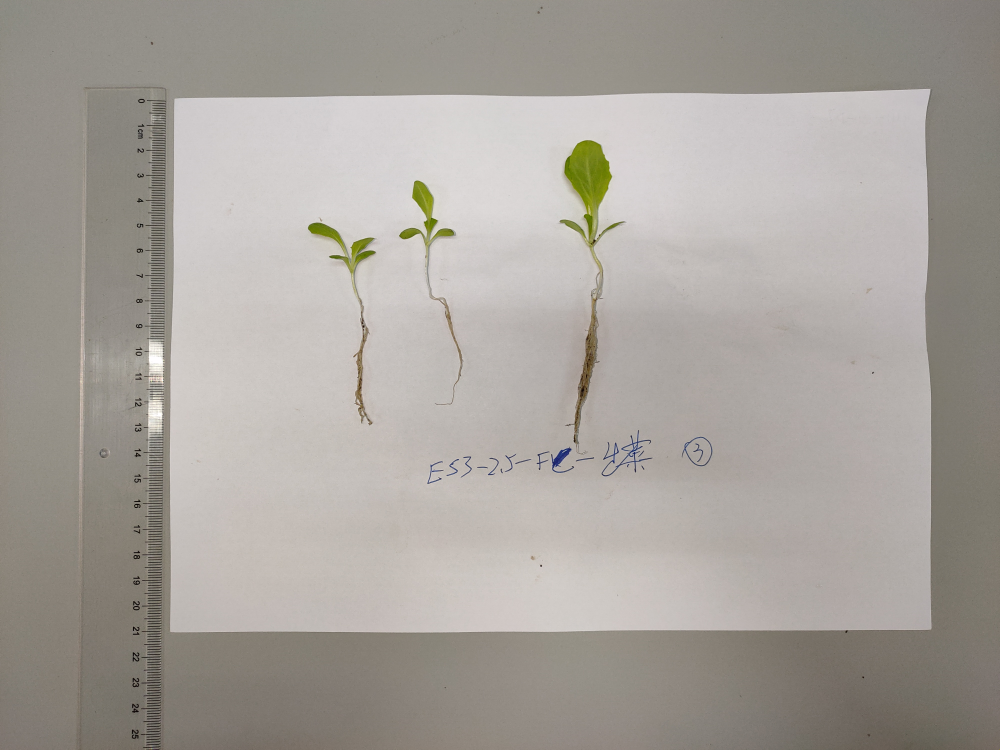
#> input picture GHPicture_2.5%ES/2.5%ES3-FC.jpg, 4000 x 3000 px (shown at 1/4 size)
$ jupyter execute --allow-errors 'len(root).ipynb'   (shell and % lines are left out)
#> lines starting #> are read from the running program, lines starting #| are printed output that depends on the picture; after the words box and inside, x2 and y2 are one past the last pixel; in counts of white or black regions, pixels touching at a corner belong together; long printed decimals are rounded
[cell 1]
import cv2
import numpy as np
import matplotlib.pyplot as plt

[cell 2]
def cv_show(img,name):
    cv2.imshow(name,img)
    cv2.waitKey()
    cv2.destroyAllWindows()

[cell 3]
# binary
img = cv2.imread('GHPicture_2.5%ES/2.5%ES3-FC.jpg')
#> img is the input picture: shape (3000, 4000, 3); mean B, G, R 156.3, 162.3, 167.4
gray = cv2.cvtColor(img,cv2.COLOR_BGR2GRAY)
ret,thresh = cv2.threshold(gray, 150, 255, cv2.THRESH_BINARY)
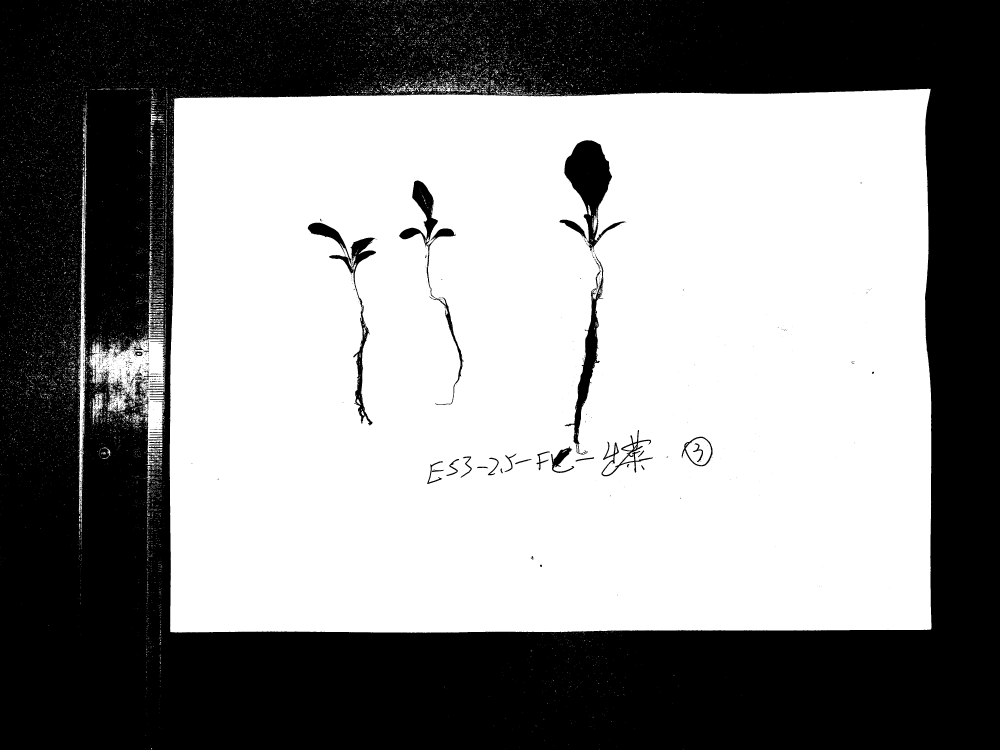
#> thresh: shape (3000, 4000) (shown at 1/4 size); 54.4% white; 1666 black regions (1557 under 20 px), largest, box (x1, y1, x2, y2) and area: (0, 0, 4000, 3000) 5331804, (2257, 561, 2505, 1007) 41146, (2258, 1015, 2414, 1819) 21186
plt.subplot(111), plt.imshow(thresh,'gray'), plt.title('2.5%ES1-FC');

[cell 4]
kernel = np.ones((3,3),np.uint8) #创建卷积核
erosion_3 = cv2.erode(thresh,kernel,iterations = 3)
#> erosion_3: shape (3000, 4000); 52.4% white; 105 black regions, largest, box (x1, y1, x2, y2) and area: (0, 0, 4000, 3000) 5510309, (2235, 558, 2508, 1822) 83750, (1228, 871, 1512, 1705) 35605
plt.subplot(111), plt.imshow(erosion_3,'gray'), plt.title('2.5%ES1-FC');

[cell 5]
# 创建mask
mask = np.zeros(img.shape[:2], np.uint8)
h,w = img.shape[:2]
#> h = 3000; w = 4000
d_h = int(h/6)
#> d_h = 500
d_w = int(w/5)
#> d_w = 800
mask[d_h:h-d_h, d_w:w-d_w] = 255
masked_erosion_3 = cv2.bitwise_and(erosion_3, erosion_3, mask=mask)#与操作
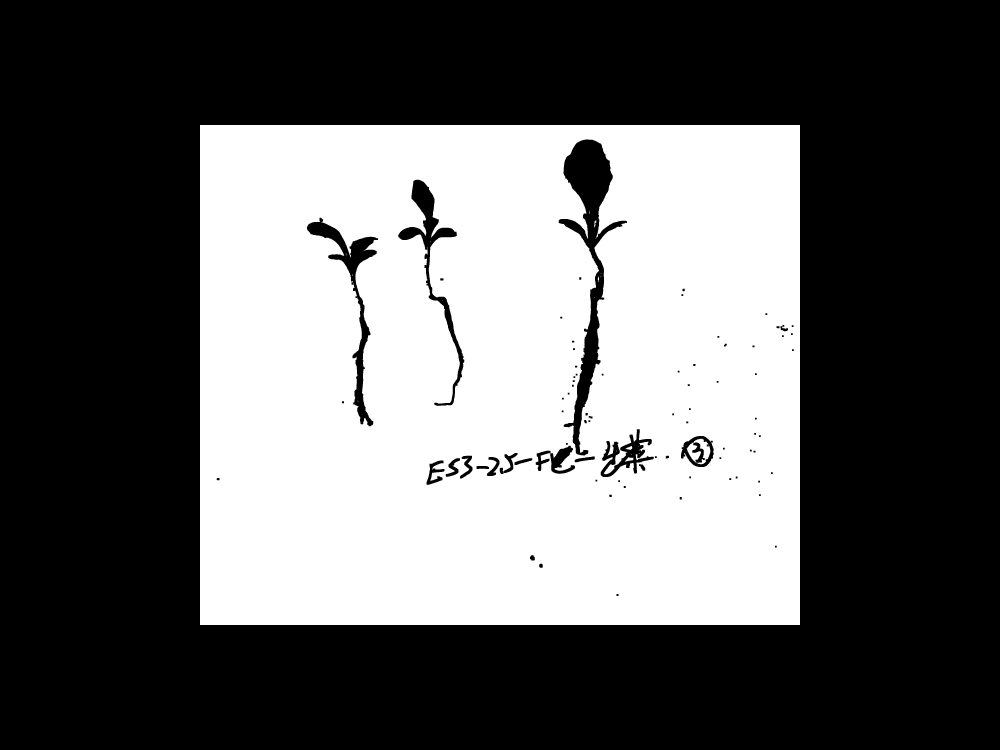
#> masked_erosion_3: shape (3000, 4000) (shown at 1/4 size); 38.4% white; 25 white regions (19 under 20 px)
plt.subplot(111), plt.imshow(masked_erosion_3,'gray'), plt.title('2.5%ES1-FC');

[cell 6]
contours, hierarchy = cv2.findContours(masked_erosion_3, cv2.RETR_TREE, cv2.CHAIN_APPROX_NONE)
#> contours = 108 contours, 19 with area under 20; largest, box (x1, y1, x2, y2) and area: (800, 500, 3200, 2500) 4795601, (2234, 557, 2509, 1823) 85738, (1227, 870, 1513, 1706) 36890, (1592, 718, 1858, 1624) 33470, (2402, 1716, 2616, 1909) 15312

[cell 7]
draw_img = img.copy()
root_contour_n = []
for i in range(len(contours)):
    cnt = contours[i]
    if cv2.contourArea(cnt)>20000 and cv2.contourArea(cnt)< 200000:
        res = cv2.drawContours(draw_img, contours, i, (0, 0, 255), 2)
        print(i,cv2.contourArea(cnt))
        root_contour_n.append(i)
#> this loop made 108 passes
#> cnt on passes 45, 49: [[2552, 1801]], [[2539, 1779], [2539, 1780]]
#| 90 36890.5
#| 94 33470.0
#| 98 85738.5
#> after the loop, root_contour_n = [90, 94, 98]
plt.subplot(111), plt.imshow(res), plt.title('2.5%ES1-FC');

[cell 8]
draw_img = img.copy()
plant = []
for i in root_contour_n:
    x,y,w,h = cv2.boundingRect(contours[i])
    res = cv2.rectangle(draw_img,(x,y),(x+w,y+h),(0,255,0),2)
    plant.append((x,y,w,h))
#> this loop made 3 passes
#> (i, x, y, w, h) on passes 1 to 3: (90, 1227, 870, 286, 836), (94, 1592, 718, 266, 906), (98, 2234, 557, 275, 1266)
#> after the loop, plant = [(1227, 870, 286, 836), (1592, 718, 266, 906), (2234, 557, 275, 1266)]
plt.subplot(111), plt.imshow(res), plt.title('2.5%ES1-FC');

[cell 9]
plant_img_set = []
root_position = []
for i in range(len(plant)):
    x,y,w,h = plant[i]
    plant_img = 255-masked_erosion_3[y:y+h,x:x+w]
    plant_img_set.append(plant_img)
    sum_x = []
    set_y = []
    for j in range(h):
        integral_x = sum(plant_img[j,0:w])
        sum_x.append(integral_x)
        set_y.append(j)
    ssum_x = sum_x[int(h/5):int(h*4/5)]
    min_id = sorted(range(len(ssum_x)), key = lambda k : ssum_x[k])[0]+int(h/5)
    root_position.append(min_id)
    print(min_id)
    plt.subplot(241+i), plt.imshow(plant_img,'gray');
    plt.subplot(245+i), plt.plot(sum_x,set_y,)
#> this loop made 3 passes
#> (x, y, w, h, min_id) on passes 1 to 3: (1227, 870, 286, 836, 306), (1592, 718, 266, 906, 290), (2234, 557, 275, 1266, 437)
#| 306
#| 290
#| 437
#> pass 1, `plant_img = 255-masked_erosion_3[y:y+h,x:x+w]`:
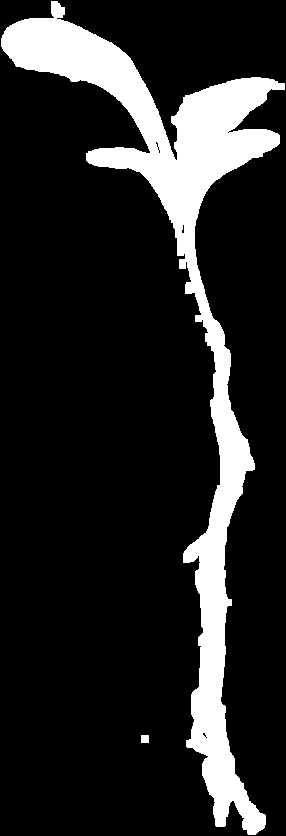
#> plant_img: shape (836, 286); 14.9% white; 2 white regions, box (x1, y1, x2, y2) and area: (1, 1, 285, 835) 35605, (141, 735, 149, 743) 64
#> pass 2, `plant_img = 255-masked_erosion_3[y:y+h,x:x+w]`:
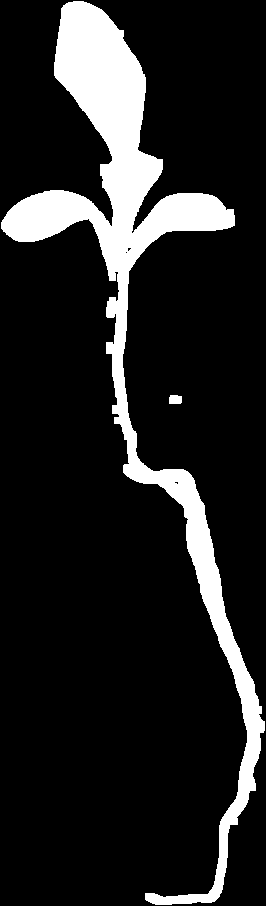
#> plant_img: shape (906, 266); 13.4% white; 2 white regions, box (x1, y1, x2, y2) and area: (1, 1, 265, 905) 32160, (169, 395, 182, 404) 110
#> pass 3, `plant_img = 255-masked_erosion_3[y:y+h,x:x+w]`:
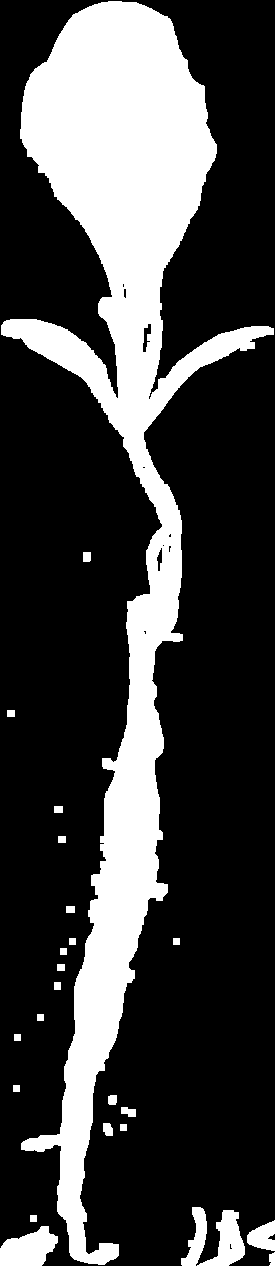
#> plant_img: shape (1266, 275); 25.6% white; 24 white regions, largest, box (x1, y1, x2, y2) and area: (1, 1, 274, 1265) 83750, (0, 1226, 58, 1266) 1597, (197, 1210, 245, 1266) 1278
#> after the loop, plant_img_set = 3 items; root_position = [306, 290, 437]
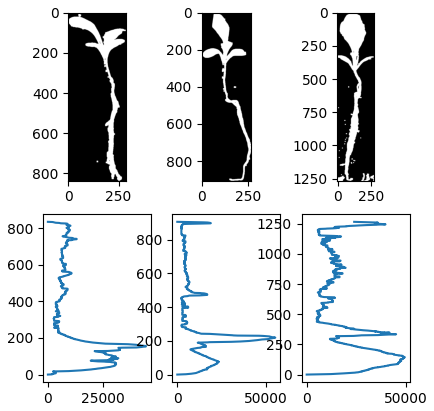
#> figure drawn by matplotlib, 6 panels

[cell 10]
root_image = []
for i in range(len(plant_img_set)):
    y = root_position[i]
    plant_img = plant_img_set[i]
    h,w = plant_img.shape[:2]
    root_img = plant_img[y:h,0:w]
    root_image.append(root_img)
    plt.subplot(141+i), plt.imshow(root_img,'gray');
#> this loop made 3 passes
#> (y, h, w) on passes 1 to 3: (306, 836, 286), (290, 906, 266), (437, 1266, 275)
#> pass 1, `root_img = plant_img[y:h,0:w]`:
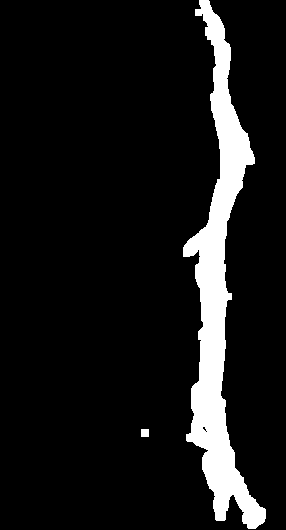
#> root_img: shape (530, 286); 9.4% white; 2 white regions, box (x1, y1, x2, y2) and area: (183, 0, 266, 529) 14211, (141, 429, 149, 437) 64
#> after the loop, root_image = 3 items

[cell 11]
def root_cnt(img):
    contours, hierarchy = cv2.findContours(img, cv2.RETR_TREE, cv2.CHAIN_APPROX_NONE)
    for i in range(len(contours)):
        cnt = contours[i]
        if cv2.contourArea(cnt)>2000:
            draw_img = img.copy()
            res = cv2.drawContours(draw_img, contours, i, (0, 0, 255), 2)
            print(i)
            return cnt

[cell 12]
root_pix = []
for i in range(len(root_image)):
    img_root = root_image[i]
    draw_img = img_root.copy()
    cnt = root_cnt(img_root)
    epsilon = 0.02*cv2.arcLength(cnt,True)
    approx = cv2.approxPolyDP(cnt,epsilon,True)
    res = cv2.drawContours(draw_img, [approx], -1, (0, 0, 255), 2)
    root_pix.append(cv2.arcLength(approx,True))
    plt.subplot(141+i), plt.imshow(res,'gray'), plt.title('2.5%ES1-FC');
#> this loop made 3 passes
#> epsilon on passes 1 to 2: 27.3, 33.21
#> (epsilon, approx) on pass 3: (43.56, [[143, 0], [21, 706], [98, 827], [182, 203]])
#| 1
#| 1
#| 24
#> pass 1, `res = cv2.drawContours(draw_img, [approx], -1, (0, 0, 255), 2)`:
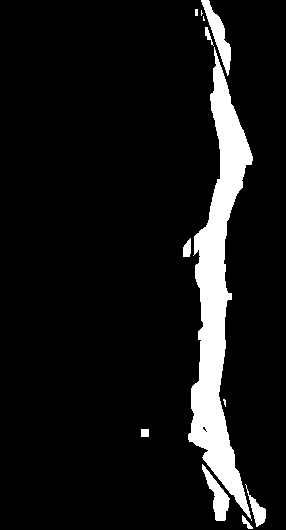
#> res: shape (530, 286); 8.8% white; 12 white regions (3 under 20 px), largest, box (x1, y1, x2, y2) and area: (188, 47, 253, 521) 11382, (201, 0, 231, 76) 754, (202, 464, 230, 521) 611
#> pass 2, `res = cv2.drawContours(draw_img, [approx], -1, (0, 0, 255), 2)`:
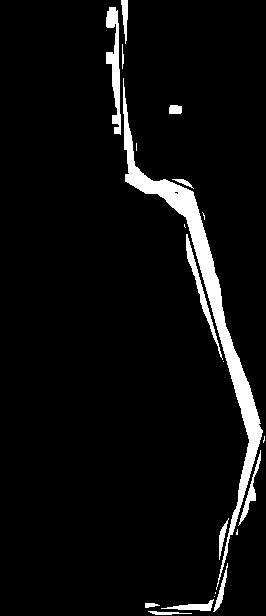
#> res: shape (616, 266); 5.5% white; 21 white regions (8 under 20 px), largest, box (x1, y1, x2, y2) and area: (123, 78, 263, 590) 5968, (106, 7, 121, 135) 936, (186, 234, 223, 360) 580
#> pass 3, `res = cv2.drawContours(draw_img, [approx], -1, (0, 0, 255), 2)`:
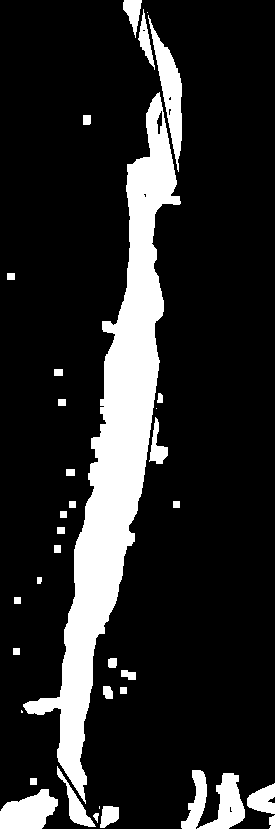
#> res: shape (829, 275); 16% white; 36 white regions (4 under 20 px), largest, box (x1, y1, x2, y2) and area: (23, 92, 181, 804) 27086, (148, 15, 182, 172) 1827, (0, 789, 58, 829) 1597
#> after the loop, root_pix = [1096.3, 1448, 1696.2]

[cell 13]
# match ruler
p_12 = []
#> (the rest of this cell did not finish here and is left out)

[cell 14]
# h = 1cm
root_length = []
for i in root_pix:
    root_len = i/2/h
    root_length.append(root_len)
    print(root_len)
#> this loop made 3 passes
#> (i, root_len) on passes 1 to 3: (1096.3, 0.433), (1448, 0.572), (1696.2, 0.67)
#| 0.433
#| 0.5719
#| 0.6699
#> after the loop, root_length = [0.433, 0.572, 0.67]

[cell 15]
np.average(root_length)
#> Out = 0.558

$ run again, with GHPicture_2.5%ES/2.5%ES1-FC.jpg copied over GHPicture_2.5%ES/2.5%ES3-FC.jpg
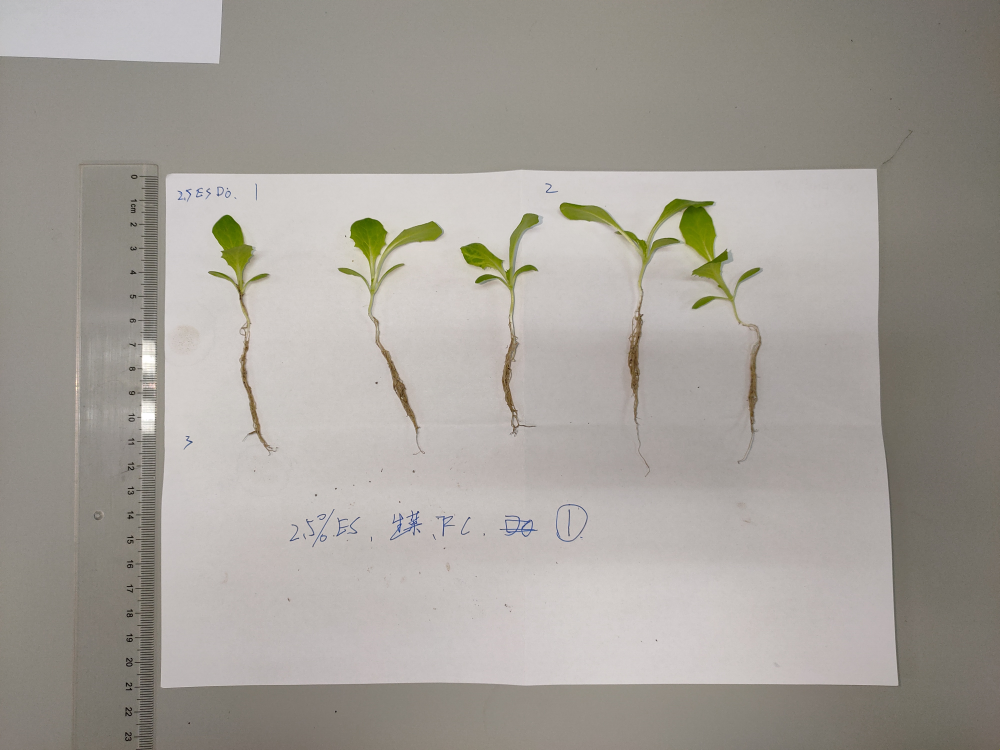
#> input picture GHPicture_2.5%ES/2.5%ES1-FC.jpg, 4000 x 3000 px (shown at 1/4 size)
#> img is the input picture: shape (3000, 4000, 3); mean B, G, R 152.7, 159.2, 163.9
#> `ret,thresh = cv2.threshold(gray, 150, 255, cv2.THRESH_BINARY)`:
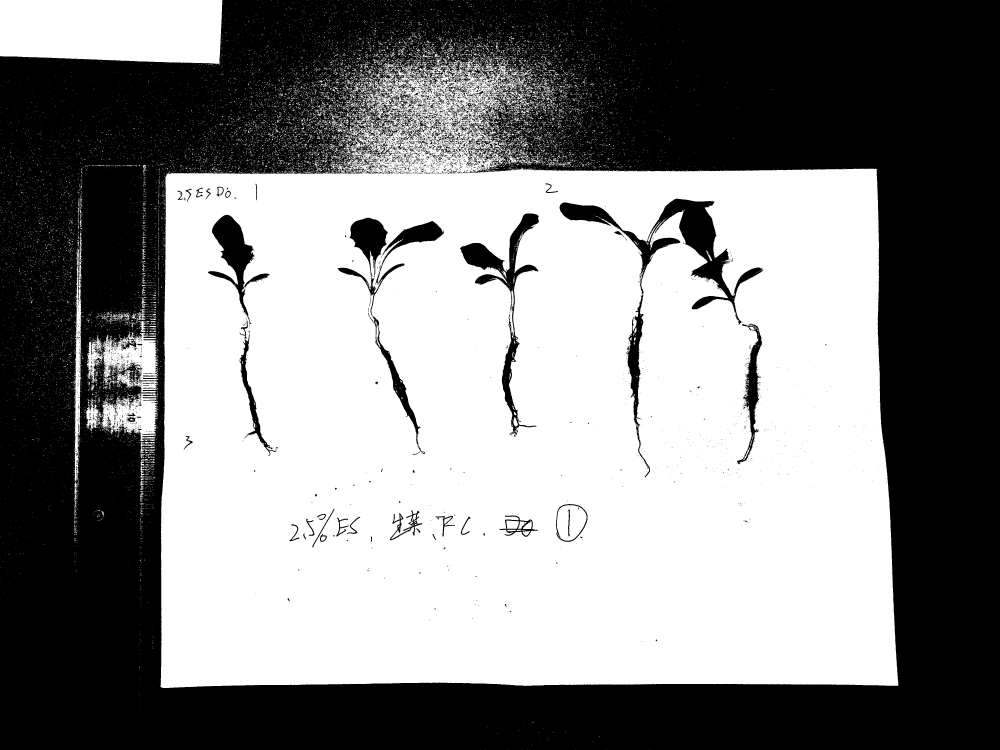
#> thresh: shape (3000, 4000) (shown at 1/4 size); 52.1% white; 6446 black regions (5823 under 20 px), largest, box (x1, y1, x2, y2) and area: (0, 0, 4000, 3000) 5441718, (2238, 795, 3051, 1909) 86169, (1350, 871, 1776, 1816) 46681
#> erosion_3: shape (3000, 4000); 47.8% white; 355 white regions (254 under 20 px), largest, box (x1, y1, x2, y2) and area: (646, 678, 3590, 2749) 5485699, (0, 0, 886, 252) 208815, (2231, 2024, 2343, 2160) 10320
#> masked_erosion_3: shape (3000, 4000); 33% white; 174 white regions (127 under 20 px)
#> `contours, hierarchy = cv2.findContours(masked_erosion_3, cv2.RETR_TREE..`: contours = 432 contours, 140 with area under 20; largest, box (x1, y1, x2, y2) and area: (800, 680, 3200, 2500) 4335450, (2234, 791, 3055, 1913) 147129, (1346, 867, 1780, 1823) 68676, (1836, 850, 2160, 1752) 57830, (827, 855, 1117, 1826) 54326
#> the loop `for i in range(len(contours)):` made 432 passes
#> cnt on passes 1 to 3: [[1647, 686], [1648, 686]], [[1783, 685], [1783, 686]], [[1875, 684], [1875, 685], [1876, 684]]
#> (printed output is left out)
#> after the loop `for i in range(len(contours)):`: root_contour_n = [264, 286, 293, 300]
#> the loop `for i in root_contour_n:` made 4 passes
#> (i, x, y, w, h) on passes 1 to 4: (264, 1346, 867, 434, 956), (286, 827, 855, 290, 971), (293, 1836, 850, 324, 902), (300, 2234, 791, 821, 1122)
#> after the loop `for i in root_contour_n:`: plant = [(1346, 867, 434, 956), (827, 855, 290, 971), (1836, 850, 324, 902), (2234, 791, 821, 1122)]
#> the loop `for i in range(len(plant)):` made 4 passes
#> (x, y, w, h, min_id) on passes 1 to 4: (1346, 867, 434, 956, 333), (827, 855, 290, 971, 412), (1836, 850, 324, 902, 402), (2234, 791, 821, 1122, 461)
#> (printed output is left out)
#> after the loop `for i in range(len(plant)):`: plant_img_set = 4 items; root_position = [333, 412, 402, 461]
#> the loop `for i in range(len(plant_img_set)):` made 4 passes
#> (y, h, w) on passes 1 to 4: (333, 956, 434), (412, 971, 290), (402, 902, 324), (461, 1122, 821)
#> after the loop `for i in range(len(plant_img_set)):`: root_image = 4 items
#> the loop `for i in range(len(root_image)):` made 4 passes
#> epsilon on passes 1 to 4: 32.2, 31.82, 29.46, 45.26
#> (printed output is left out)
#> after the loop `for i in range(len(root_image)):`:
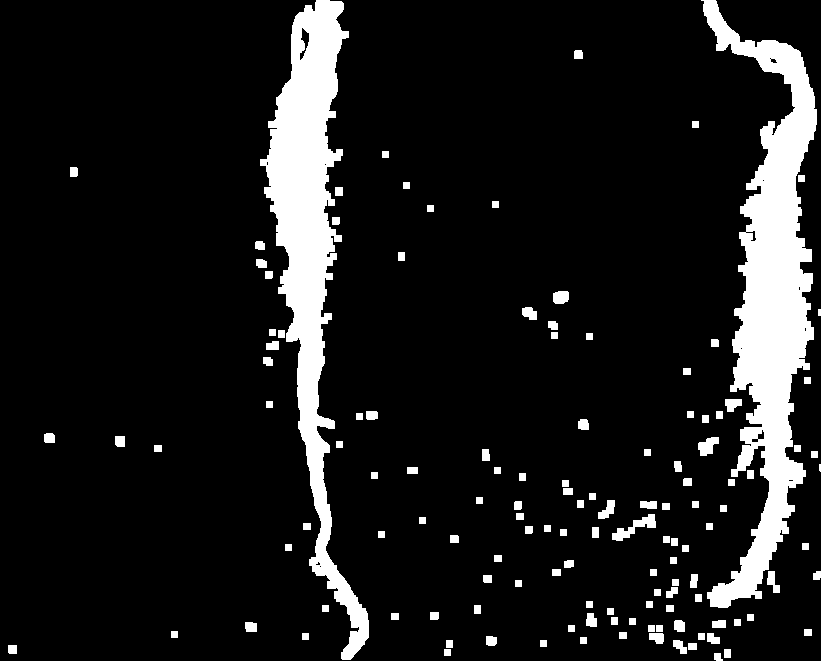
#> img_root: shape (661, 821); 11% white; 132 white regions (1 under 20 px), largest, box (x1, y1, x2, y2) and area: (701, 0, 817, 608) 26968, (260, 0, 369, 660) 23183, (612, 514, 656, 541) 432
#> after the loop `for i in range(len(root_image)):`: root_pix = [1366.6, 1306, 1150.9, 1325.1]
#> the loop `for i in root_pix:` made 4 passes
#> (i, root_len) on passes 1 to 4: (1366.6, 0.609), (1306, 0.582), (1150.9, 0.513), (1325.1, 0.591)
#> (printed output is left out)
#> after the loop `for i in root_pix:`: root_length = [0.609, 0.582, 0.513, 0.591]
#> Out = 0.574
